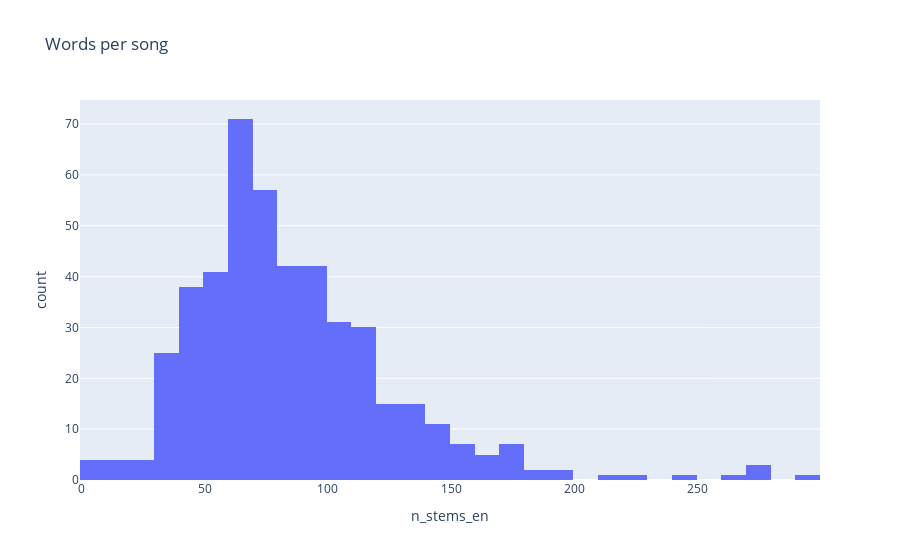

Here is the notebook cell this chart was saved with:
### Code cell
# words per song
fig = px.histogram(df, x='n_stems_en', title='Words per song')
fig.show()

### Figure 1 — Plotly figure (JSON) as saved in the notebook; plotly's stock layout.template omitted (floating-point values rounded to 4 significant figures; data arrays with more than 128 entries replaced by an {"elided": "..."} marker saying what was removed)
{"data": [{"alignmentgroup": "True", "bingroup": "x", "hovertemplate": "n_stems_en=%{x}<br>count=%{y}<extra></extra>", "legendgroup": "", "marker": {"color": "#636efa", "pattern": {"shape": ""}}, "name": "", "offsetgroup": "", "orientation": "v", "showlegend": false, "type": "histogram", "x": {"elided": "461 int values"}, "xaxis": "x", "yaxis": "y"}], "layout": {"barmode": "relative", "legend": {"tracegroupgap": 0}, "title": {"text": "Words per song"}, "xaxis": {"anchor": "y", "domain": [0, 1], "title": {"text": "n_stems_en"}}, "yaxis": {"anchor": "x", "domain": [0, 1], "title": {"text": "count"}}}}
